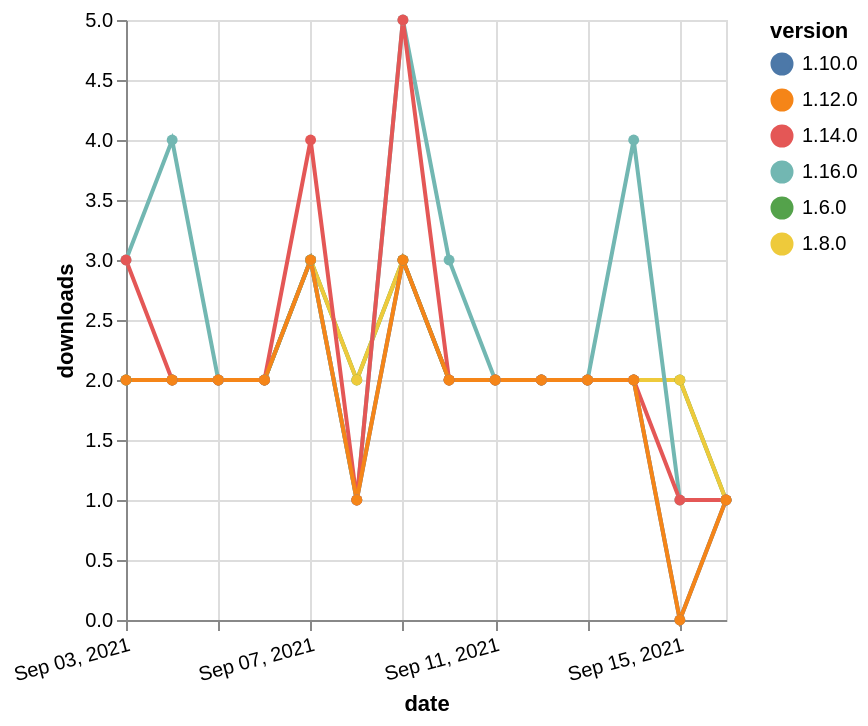

Express this chart as Vega-Lite.
### Vega-Lite specification from a JSON file in a GitHub repository (floating-point values rounded to 4 significant figures)
{"$schema": "https://vega.github.io/schema/vega-lite/v5.json", "description": "A simple bar chart with embedded data.", "data": {"values": [{"date": "2021-09-03", "total": 2098, "delta": 2, "version": "1.6.0"}, {"date": "2021-09-04", "total": 2100, "delta": 2, "version": "1.6.0"}, {"date": "2021-09-05", "total": 2102, "delta": 2, "version": "1.6.0"}, {"date": "2021-09-06", "total": 2104, "delta": 2, "version": "1.6.0"}, {"date": "2021-09-07", "total": 2107, "delta": 3, "version": "1.6.0"}, {"date": "2021-09-08", "total": 2109, "delta": 2, "version": "1.6.0"}, {"date": "2021-09-09", "total": 2112, "delta": 3, "version": "1.6.0"}, {"date": "2021-09-10", "total": 2114, "delta": 2, "version": "1.6.0"}, {"date": "2021-09-11", "total": 2116, "delta": 2, "version": "1.6.0"}, {"date": "2021-09-12", "total": 2118, "delta": 2, "version": "1.6.0"}, {"date": "2021-09-13", "total": 2120, "delta": 2, "version": "1.6.0"}, {"date": "2021-09-14", "total": 2122, "delta": 2, "version": "1.6.0"}, {"date": "2021-09-15", "total": 2124, "delta": 2, "version": "1.6.0"}, {"date": "2021-09-16", "total": 2125, "delta": 1, "version": "1.6.0"}, {"date": "2021-09-03", "total": 1651, "delta": 2, "version": "1.8.0"}, {"date": "2021-09-04", "total": 1653, "delta": 2, "version": "1.8.0"}, {"date": "2021-09-05", "total": 1655, "delta": 2, "version": "1.8.0"}, {"date": "2021-09-06", "total": 1657, "delta": 2, "version": "1.8.0"}, {"date": "2021-09-07", "total": 1660, "delta": 3, "version": "1.8.0"}, {"date": "2021-09-08", "total": 1662, "delta": 2, "version": "1.8.0"}, {"date": "2021-09-09", "total": 1665, "delta": 3, "version": "1.8.0"}, {"date": "2021-09-10", "total": 1667, "delta": 2, "version": "1.8.0"}, {"date": "2021-09-11", "total": 1669, "delta": 2, "version": "1.8.0"}, {"date": "2021-09-12", "total": 1671, "delta": 2, "version": "1.8.0"}, {"date": "2021-09-13", "total": 1673, "delta": 2, "version": "1.8.0"}, {"date": "2021-09-14", "total": 1675, "delta": 2, "version": "1.8.0"}, {"date": "2021-09-15", "total": 1677, "delta": 2, "version": "1.8.0"}, {"date": "2021-09-16", "total": 1678, "delta": 1, "version": "1.8.0"}, {"date": "2021-09-03", "total": 1466, "delta": 2, "version": "1.10.0"}, {"date": "2021-09-04", "total": 1468, "delta": 2, "version": "1.10.0"}, {"date": "2021-09-05", "total": 1470, "delta": 2, "version": "1.10.0"}, {"date": "2021-09-06", "total": 1472, "delta": 2, "version": "1.10.0"}, {"date": "2021-09-07", "total": 1475, "delta": 3, "version": "1.10.0"}, {"date": "2021-09-08", "total": 1476, "delta": 1, "version": "1.10.0"}, {"date": "2021-09-09", "total": 1479, "delta": 3, "version": "1.10.0"}, {"date": "2021-09-10", "total": 1481, "delta": 2, "version": "1.10.0"}, {"date": "2021-09-11", "total": 1483, "delta": 2, "version": "1.10.0"}, {"date": "2021-09-12", "total": 1485, "delta": 2, "version": "1.10.0"}, {"date": "2021-09-13", "total": 1487, "delta": 2, "version": "1.10.0"}, {"date": "2021-09-14", "total": 1489, "delta": 2, "version": "1.10.0"}, {"date": "2021-09-15", "total": 1489, "delta": 0, "version": "1.10.0"}, {"date": "2021-09-16", "total": 1490, "delta": 1, "version": "1.10.0"}, {"date": "2021-09-03", "total": 238, "delta": 3, "version": "1.16.0"}, {"date": "2021-09-04", "total": 242, "delta": 4, "version": "1.16.0"}, {"date": "2021-09-05", "total": 244, "delta": 2, "version": "1.16.0"}, {"date": "2021-09-06", "total": 246, "delta": 2, "version": "1.16.0"}, {"date": "2021-09-07", "total": 249, "delta": 3, "version": "1.16.0"}, {"date": "2021-09-08", "total": 250, "delta": 1, "version": "1.16.0"}, {"date": "2021-09-09", "total": 255, "delta": 5, "version": "1.16.0"}, {"date": "2021-09-10", "total": 258, "delta": 3, "version": "1.16.0"}, {"date": "2021-09-11", "total": 260, "delta": 2, "version": "1.16.0"}, {"date": "2021-09-12", "total": 262, "delta": 2, "version": "1.16.0"}, {"date": "2021-09-13", "total": 264, "delta": 2, "version": "1.16.0"}, {"date": "2021-09-14", "total": 268, "delta": 4, "version": "1.16.0"}, {"date": "2021-09-15", "total": 269, "delta": 1, "version": "1.16.0"}, {"date": "2021-09-16", "total": 270, "delta": 1, "version": "1.16.0"}, {"date": "2021-09-03", "total": 731, "delta": 3, "version": "1.14.0"}, {"date": "2021-09-04", "total": 733, "delta": 2, "version": "1.14.0"}, {"date": "2021-09-05", "total": 735, "delta": 2, "version": "1.14.0"}, {"date": "2021-09-06", "total": 737, "delta": 2, "version": "1.14.0"}, {"date": "2021-09-07", "total": 741, "delta": 4, "version": "1.14.0"}, {"date": "2021-09-08", "total": 742, "delta": 1, "version": "1.14.0"}, {"date": "2021-09-09", "total": 747, "delta": 5, "version": "1.14.0"}, {"date": "2021-09-10", "total": 749, "delta": 2, "version": "1.14.0"}, {"date": "2021-09-11", "total": 751, "delta": 2, "version": "1.14.0"}, {"date": "2021-09-12", "total": 753, "delta": 2, "version": "1.14.0"}, {"date": "2021-09-13", "total": 755, "delta": 2, "version": "1.14.0"}, {"date": "2021-09-14", "total": 757, "delta": 2, "version": "1.14.0"}, {"date": "2021-09-15", "total": 758, "delta": 1, "version": "1.14.0"}, {"date": "2021-09-16", "total": 759, "delta": 1, "version": "1.14.0"}, {"date": "2021-09-03", "total": 1010, "delta": 2, "version": "1.12.0"}, {"date": "2021-09-04", "total": 1012, "delta": 2, "version": "1.12.0"}, {"date": "2021-09-05", "total": 1014, "delta": 2, "version": "1.12.0"}, {"date": "2021-09-06", "total": 1016, "delta": 2, "version": "1.12.0"}, {"date": "2021-09-07", "total": 1019, "delta": 3, "version": "1.12.0"}, {"date": "2021-09-08", "total": 1020, "delta": 1, "version": "1.12.0"}, {"date": "2021-09-09", "total": 1023, "delta": 3, "version": "1.12.0"}, {"date": "2021-09-10", "total": 1025, "delta": 2, "version": "1.12.0"}, {"date": "2021-09-11", "total": 1027, "delta": 2, "version": "1.12.0"}, {"date": "2021-09-12", "total": 1029, "delta": 2, "version": "1.12.0"}, {"date": "2021-09-13", "total": 1031, "delta": 2, "version": "1.12.0"}, {"date": "2021-09-14", "total": 1033, "delta": 2, "version": "1.12.0"}, {"date": "2021-09-15", "total": 1033, "delta": 0, "version": "1.12.0"}, {"date": "2021-09-16", "total": 1034, "delta": 1, "version": "1.12.0"}]}, "width": "container", "mark": {"type": "line", "point": {"filled": true}}, "encoding": {"x": {"field": "date", "type": "temporal", "timeUnit": "yearmonthdate", "title": "date", "axis": {"labelAngle": -15}}, "y": {"field": "delta", "type": "quantitative", "title": "downloads"}, "color": {"field": "version", "type": "nominal"}, "tooltip": {"field": "delta"}}}
